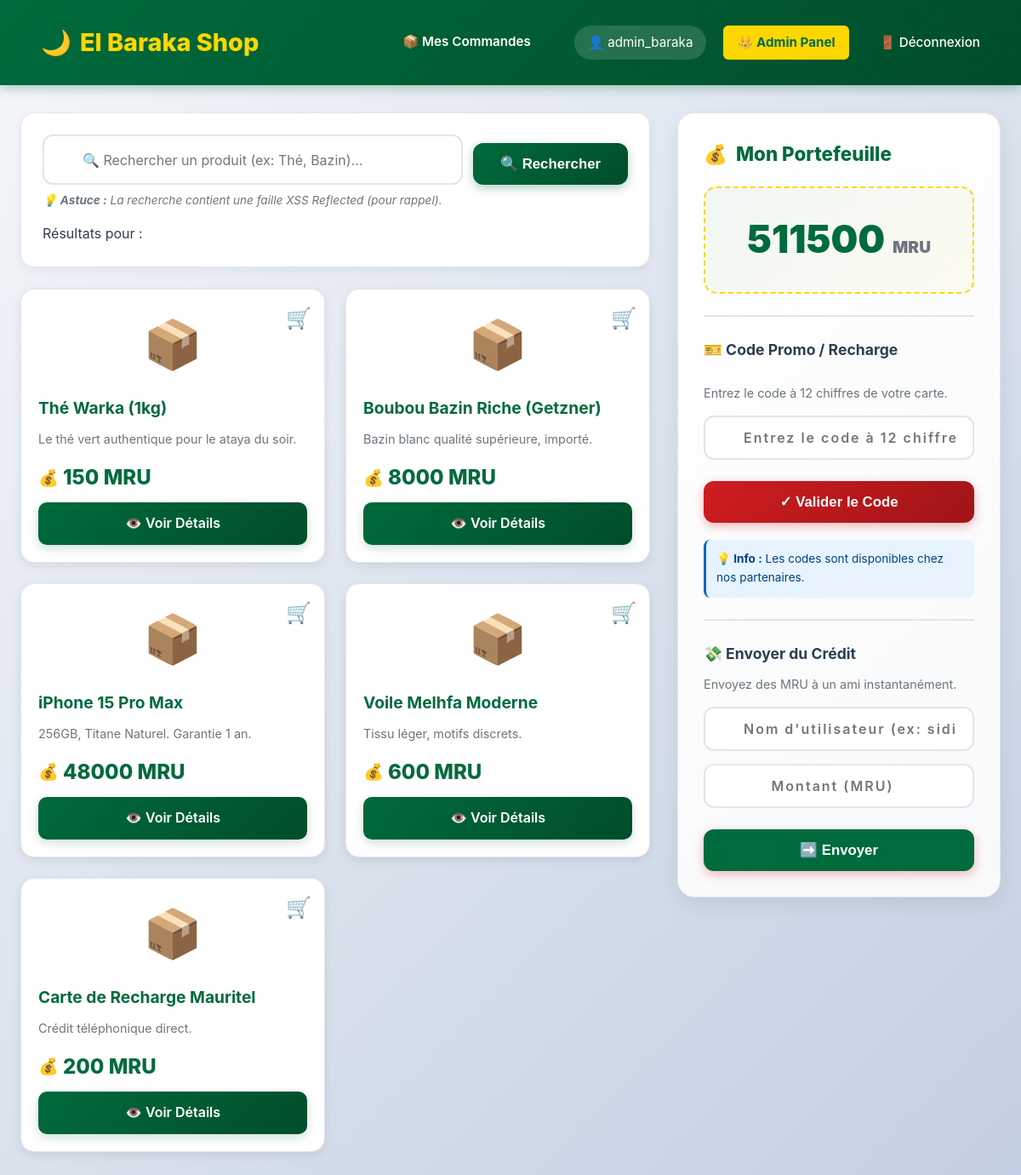
Before: / (signed in) with the older database file.
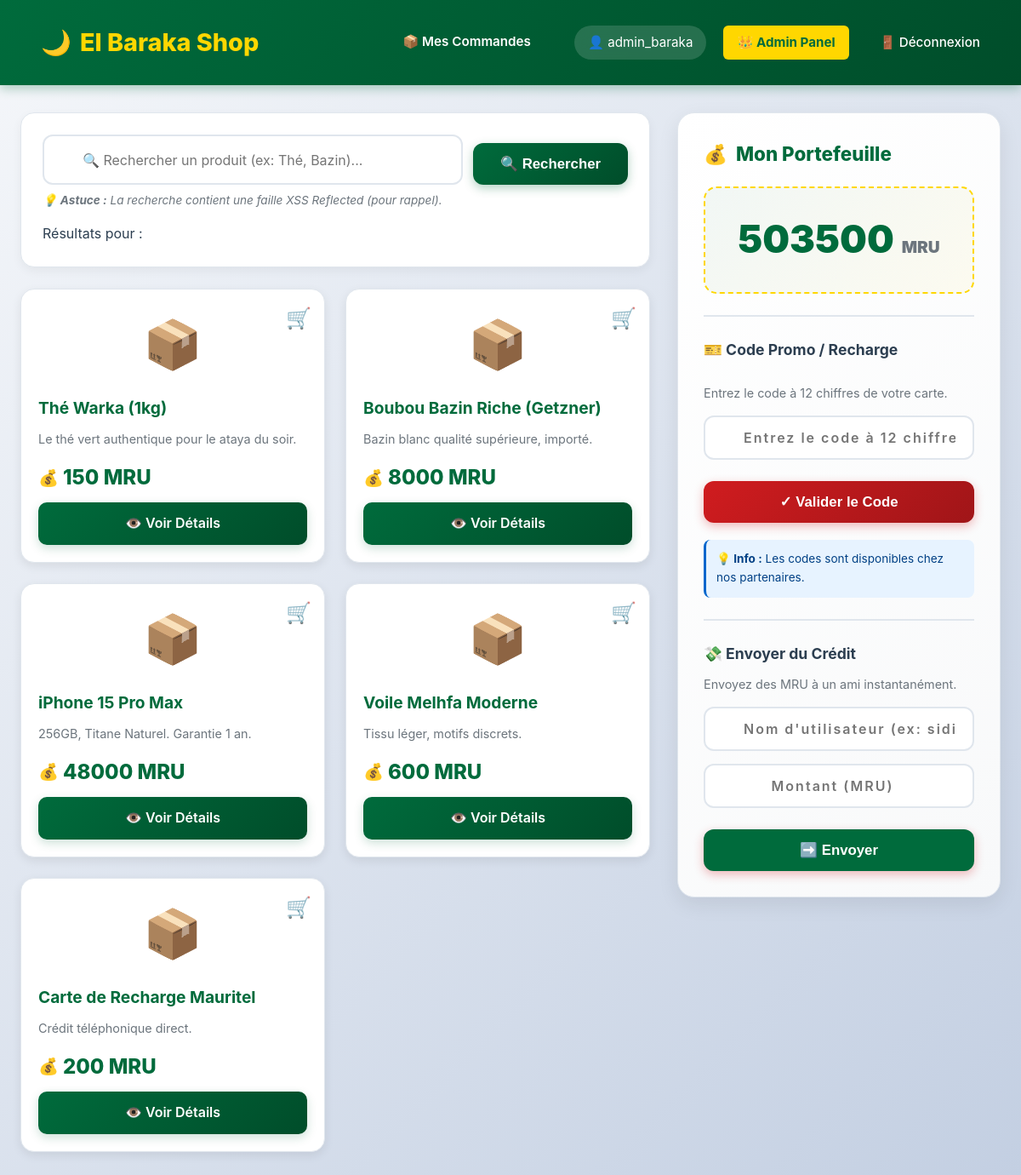
After: the same page with the newer database file.
### tables this page shows
CREATE TABLE utilisateurs (
            id INTEGER PRIMARY KEY AUTOINCREMENT,
            username TEXT NOT NULL UNIQUE,
            password TEXT NOT NULL,
            telephone TEXT,
            adresse TEXT,
            est_admin BOOLEAN DEFAULT 0,
            solde_mru DECIMAL(10, 2) DEFAULT 0.00
        );

CREATE TABLE produits (
            id INTEGER PRIMARY KEY AUTOINCREMENT,
            nom TEXT NOT NULL,
            description TEXT,
            prix DECIMAL(10, 2) NOT NULL,
            quantite INTEGER DEFAULT 10
        );

### app.py (the view)
@app.route('/')
def index():
    if 'user_id' not in session:
        return redirect('/login')
    if 'csrf_token' not in session:
        session['csrf_token'] = secrets.token_hex(16)
    conn = get_db_connection()
    user = conn.execute("SELECT solde_mru FROM utilisateurs WHERE id = ?", (session['user_id'],)).fetchone()
    if user:
        session['solde_mru'] = user['solde_mru']
    produits = conn.execute("SELECT * FROM produits LIMIT 10").fetchall()
    conn.close()
    return render_template('index.html', produits=produits, search_term='',csrf_token=session['csrf_token'])

### app.py (called while the page is built)
def get_db_connection():
    conn = sqlite3.connect('elbaraka.db')
    conn.row_factory = sqlite3.Row
    return conn

### templates/index.html (shortened to what this page needs)
{% extends "base.html" %}
{% block content %}
<div class="main-layout">
    <div>
        <div style="background: white; padding: 25px; border-radius: 16px; margin-bottom: 25px; box-shadow: 0 4px 12px rgba(0,0,0,0.05); border: 1px solid #e0e6ed;">
            <form action="/recherche" method="GET" style="display: flex; gap: 12px; position: relative;">
                <input type="text" name="q" value="{{ search_term }}" placeholder="🔍 Rechercher un produit (ex: Thé, Bazin)..." style="flex: 1;">
                <button type="submit" class="btn-primary" style="width: auto; padding: 14px 32px;">🔍 Rechercher</button>
            </form>
            <small style="color: #6c757d; display: block; margin-top: 8px; font-style: italic;">
                💡 <strong>Astuce :</strong> La recherche contient une faille XSS Reflected (pour rappel).
            </small>
            <div style="margin-top: 15px;">
                Résultats pour : {{ search_term | safe }}
            </div>
        </div>
        <div class="products-grid">
            {% if produits %}
                {% for p in produits %}
                <div class="card" style="position: relative;">
                   <form action="/acheter/{{ p.id }}" method="POST" style="position: absolute; top: 15px; right: 15px; z-index: 10;">
                        {% if p.quantite > 0 %}
                            <a href="javascript:void(0);"
                               onclick="this.closest('form').submit();"
                               style="text-decoration: none; font-size: 1.5rem; cursor: pointer;"
                               title="Acheter">
                               🛒
                            </a>
                        {% else %}
                            <button disabled class="btn btn-secondary btn-sm" style="font-size: 0.7rem;">Rupture</button>
                        {% endif %}
                    </form>
                    <div>
                        <div style="font-size: 3.5rem; text-align: center; margin-bottom: 15px; filter: grayscale(0.2); transition: all 0.3s ease;">
                            📦
                        </div>
                        <h3>{{ p['nom'] }}</h3>
                        <p style="color: #6c757d; font-size: 0.9rem; line-height: 1.5;">
                            {{ p['description'] }}
                        </p>
                    </div>
                    <div>
                        <div class="price">{{ p['prix'] }} MRU</div>
                        <a href="/produit/{{ p['id'] }}" class="btn-buy" style="display: block; text-align: center; text-decoration: none; color: white;">
                            👁️ Voir Détails
                        </a>
                    </div>
                </div>
                {% endfor %}
            {% endif %}
        </div>
    </div>
    <aside>
        <div class="wallet-card">
            <h3 style="margin-top: 0; color: var(--primary); font-size: 1.4rem; font-weight: 800; display: flex; align-items: center; gap: 10px;">
                <span>💰</span>
                <span>Mon Portefeuille</span>
            </h3>
            <div style="font-size: 2.8rem; font-weight: 900; color: var(--primary); text-align: center; padding: 25px; background: linear-gradient(135deg, rgba(0, 107, 60, 0.05) 0%, rgba(255, 215, 0, 0.05) 100%); border-radius: 15px; margin-bottom: 20px; border: 2px dashed var(--gold);">
                {{ session.get('solde_mru', 0) }} <span style="font-size: 1.2rem; color: #6c757d;">MRU</span>
            </div>
            <hr style="border: 0; border-top: 2px solid #e0e6ed; margin: 25px 0;">
            <h4 style="color: var(--text); margin-bottom: 10px; font-size: 1.1rem; font-weight: 700;">
                🎫 Code Promo / Recharge
            </h4>
            <div id="promo-display" style="color: #006b3c; font-weight: bold; margin-bottom: 10px; min-height: 5px;"></div>
            <p style="font-size: 0.9rem; color: #6c757d; margin-bottom: 15px;">
                Entrez le code à 12 chiffres de votre carte.
            </p>
            <form action="/recharger" method="POST" style="display: flex; flex-direction: column; gap: 15px;">
                <input
                    type="text"
                    name="code_pin"
                    placeholder="Entrez le code à 12 chiffres"
                    maxlength="12"
                    pattern="\d{12}"
                    required
                >
                <button type="submit" class="btn-primary" style="background: linear-gradient(135deg, var(--secondary) 0%, #a01518 100%); box-shadow: 0 4px 12px rgba(208, 28, 31, 0.3);">
                    ✓ Valider le Code
                </button>
            </form>
            <div style="margin-top: 20px; padding: 12px; background: #e7f3ff; border-radius: 8px; border-left: 3px solid #0066cc;">
                <p style="margin: 0; font-size: 0.85rem; color: #004085;">
                    <strong>💡 Info :</strong> Les codes sont disponibles chez nos partenaires.
                </p>
            </div>
            <hr style="border: 0; border-top: 2px solid #e0e6ed; margin: 25px 0;">
            <h4 style="color: var(--text); margin-bottom: 10px; font-size: 1.1rem; font-weight: 700;">
                💸 Envoyer du Crédit
            </h4>
            <p style="font-size: 0.9rem; color: #6c757d; margin-bottom: 15px;">
                Envoyez des MRU à un ami instantanément.
            </p>
            <form action="/transfert" method="POST" style="display: flex; flex-direction: column; gap: 15px;">
                <input
                    type="text"
                    name="destinataire"
                    placeholder="Nom d'utilisateur (ex: sidi_med)"
                    required
                >
                <input
                    type="number"
                    name="montant"
                    placeholder="Montant (MRU)"
                    min="1"
                    required
                >
                <button type="submit" class="btn-primary" style="background: var(--primary);">
                    ➡️ Envoyer
                </button>
            </form>
        </div> </aside>
</div>
{% endblock %}

### templates/base.html (shortened to what this page needs)
<!DOCTYPE html>
<html lang="fr">
<head>
    <link rel="stylesheet" href="{{ url_for('static', filename='style.css') }}">
</head>
<body>
    <nav class="navbar">
        <a href="/" class="brand">
            <span>🌙</span>
            <span>El Baraka Shop</span>
        </a>
        <div class="user-info">
            {% if session.get('user_id') %}
                <a href="/mes-commandes" style="color: white; text-decoration: none; font-weight: 600; margin-right: 15px; border-bottom: 2px solid transparent; transition: all 0.3s;" onmouseover="this.style.borderBottom='2px solid var(--gold)'" onmouseout="this.style.borderBottom='2px solid transparent'">
                    📦 Mes Commandes
                </a>
                <span style="background: rgba(255, 255, 255, 0.15); padding: 8px 16px; border-radius: 20px; backdrop-filter: blur(10px);">
                    👤 {{ session.get('username') }}
                </span>
                {% if session.get('est_admin') %}
                    <a href="/admin/users" style="background: var(--gold); color: var(--primary); font-weight: 700;">
                        👑 Admin Panel
                    </a>
                {% endif %}
                <a href="/logout">🚪 Déconnexion</a>
            {% else %}
                <a href="/login">🔐 Connexion</a>
            {% endif %}
        </div>
    </nav>
    <div class="container">
        {% block content %}{% endblock %}
    </div>
</body>
</html>

Changed rows visible on the page:
changed utilisateurs "admin_baraka": get "511500" → "503500"
